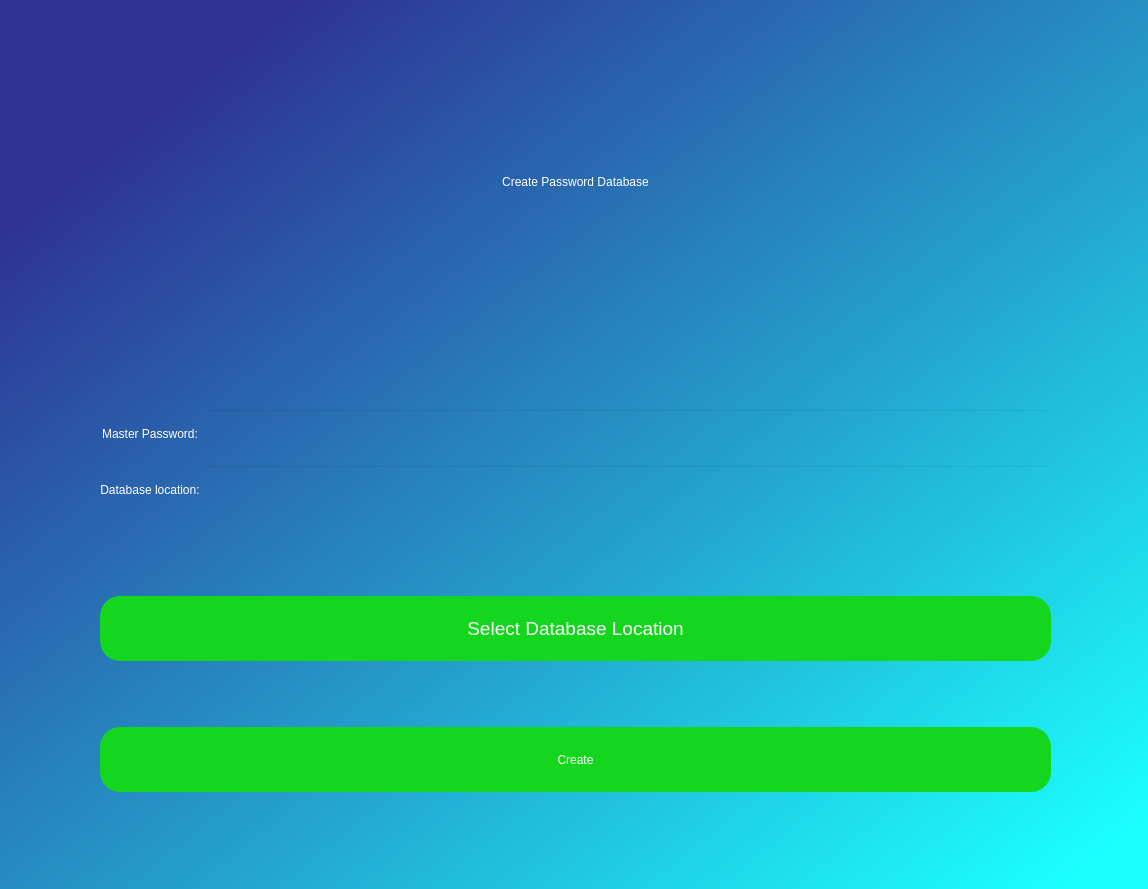
<?xml version="1.0" encoding="UTF-8"?>
<ui version="4.0">
 <class>Dialog</class>
 <widget class="QDialog" name="Dialog">
  <property name="geometry">
   <rect>
    <x>0</x>
    <y>0</y>
    <width>1148</width>
    <height>889</height>
   </rect>
  </property>
  <property name="windowTitle">
   <string>Dialog</string>
  </property>
  <widget class="QWidget" name="gridWidgetBackground" native="true">
   <property name="geometry">
    <rect>
     <x>0</x>
     <y>0</y>
     <width>1151</width>
     <height>892</height>
    </rect>
   </property>
   <property name="styleSheet">
    <string notr="true">QWidget#gridWidgetBackground{
background-color:qlineargradient(spread:pad, x1:0.118751, y1:0.131, x2:0.960452, y2:0.954, stop:0 rgba(46, 49, 146, 255), stop:1 rgba(27, 255, 255, 255))}</string>
   </property>
   <layout class="QGridLayout" name="gridLayout">
    <item row="0" column="1">
     <layout class="QVBoxLayout" name="verticalLayout">
      <item>
       <widget class="QLabel" name="labelCreatePasswordDatabase">
        <property name="styleSheet">
         <string notr="true">font: 36pt &quot;MS Shell Dlg 2&quot;;
color: rgb(255, 255, 255);</string>
        </property>
        <property name="text">
         <string>Create Password Database</string>
        </property>
        <property name="alignment">
         <set>Qt::AlignCenter</set>
        </property>
       </widget>
      </item>
      <item>
       <spacer name="verticalSpacer4">
        <property name="orientation">
         <enum>Qt::Vertical</enum>
        </property>
        <property name="sizeType">
         <enum>QSizePolicy::Fixed</enum>
        </property>
        <property name="sizeHint" stdset="0">
         <size>
          <width>20</width>
          <height>40</height>
         </size>
        </property>
       </spacer>
      </item>
      <item>
       <layout class="QGridLayout" name="gridLayout_2">
        <item row="0" column="0">
         <widget class="QLabel" name="labelMasterPassword">
          <property name="styleSheet">
           <string notr="true">font: 16pt &quot;MS Shell Dlg 2&quot;;color:rgb(255, 255, 255)</string>
          </property>
          <property name="text">
           <string>Master Password:</string>
          </property>
          <property name="alignment">
           <set>Qt::AlignCenter</set>
          </property>
         </widget>
        </item>
        <item row="1" column="0">
         <widget class="QLabel" name="labelPasswordDatabaseLocation">
          <property name="styleSheet">
           <string notr="true">font: 16pt &quot;MS Shell Dlg 2&quot;;color:rgb(255, 255, 255)</string>
          </property>
          <property name="text">
           <string>Database location:</string>
          </property>
          <property name="alignment">
           <set>Qt::AlignCenter</set>
          </property>
         </widget>
        </item>
        <item row="0" column="1">
         <widget class="QLineEdit" name="lineEditMasterPassword">
          <property name="minimumSize">
           <size>
            <width>0</width>
            <height>50</height>
           </size>
          </property>
          <property name="styleSheet">
           <string notr="true">background-color:rgba(0,0,0,0);
font: 12pt &quot;MS Shell Dlg 2&quot;;
color:rgb(255, 255, 255)</string>
          </property>
          <property name="placeholderText">
           <string/>
          </property>
         </widget>
        </item>
        <item row="1" column="1">
         <widget class="QLineEdit" name="lineEditPasswordDatabaseLocation">
          <property name="minimumSize">
           <size>
            <width>0</width>
            <height>50</height>
           </size>
          </property>
          <property name="styleSheet">
           <string notr="true">background-color:rgba(0,0,0,0);
font: 12pt &quot;MS Shell Dlg 2&quot;;
color:rgb(255, 255, 255)</string>
          </property>
          <property name="placeholderText">
           <string/>
          </property>
         </widget>
        </item>
       </layout>
      </item>
      <item>
       <spacer name="verticalSpacer3">
        <property name="orientation">
         <enum>Qt::Vertical</enum>
        </property>
        <property name="sizeType">
         <enum>QSizePolicy::Fixed</enum>
        </property>
        <property name="sizeHint" stdset="0">
         <size>
          <width>20</width>
          <height>75</height>
         </size>
        </property>
       </spacer>
      </item>
      <item>
       <widget class="QPushButton" name="pushButtonSelectPasswordDatabaseLocation">
        <property name="enabled">
         <bool>true</bool>
        </property>
        <property name="sizePolicy">
         <sizepolicy hsizetype="Minimum" vsizetype="Fixed">
          <horstretch>0</horstretch>
          <verstretch>0</verstretch>
         </sizepolicy>
        </property>
        <property name="minimumSize">
         <size>
          <width>0</width>
          <height>65</height>
         </size>
        </property>
        <property name="font">
         <font>
          <family>MS Shell Dlg 2</family>
          <pointsize>14</pointsize>
          <weight>50</weight>
          <italic>false</italic>
          <bold>false</bold>
         </font>
        </property>
        <property name="styleSheet">
         <string notr="true">color:rgb(255, 255, 255);
background-color:rgb(21, 214, 30);
font: 14pt &quot;MS Shell Dlg 2&quot;;
border-radius:20px;</string>
        </property>
        <property name="text">
         <string>Select Database Location</string>
        </property>
       </widget>
      </item>
      <item>
       <spacer name="verticalSpacer2">
        <property name="orientation">
         <enum>Qt::Vertical</enum>
        </property>
        <property name="sizeType">
         <enum>QSizePolicy::Fixed</enum>
        </property>
        <property name="sizeHint" stdset="0">
         <size>
          <width>20</width>
          <height>60</height>
         </size>
        </property>
       </spacer>
      </item>
      <item>
       <widget class="QPushButton" name="pushButtonCreate">
        <property name="enabled">
         <bool>true</bool>
        </property>
        <property name="sizePolicy">
         <sizepolicy hsizetype="Minimum" vsizetype="Fixed">
          <horstretch>0</horstretch>
          <verstretch>0</verstretch>
         </sizepolicy>
        </property>
        <property name="minimumSize">
         <size>
          <width>0</width>
          <height>65</height>
         </size>
        </property>
        <property name="styleSheet">
         <string notr="true">color:rgb(255, 255, 255);
background-color:rgb(21, 214, 30);
font: 14pt &quot;MS Shell Dlg 2&quot;;
border-radius:20px;</string>
        </property>
        <property name="text">
         <string>Create</string>
        </property>
       </widget>
      </item>
      <item>
       <spacer name="verticalSpacer">
        <property name="orientation">
         <enum>Qt::Vertical</enum>
        </property>
        <property name="sizeType">
         <enum>QSizePolicy::Fixed</enum>
        </property>
        <property name="sizeHint" stdset="0">
         <size>
          <width>20</width>
          <height>100</height>
         </size>
        </property>
       </spacer>
      </item>
     </layout>
    </item>
    <item row="0" column="0">
     <spacer name="horizontalSpacerLeft">
      <property name="orientation">
       <enum>Qt::Horizontal</enum>
      </property>
      <property name="sizeType">
       <enum>QSizePolicy::Fixed</enum>
      </property>
      <property name="sizeHint" stdset="0">
       <size>
        <width>100</width>
        <height>1</height>
       </size>
      </property>
     </spacer>
    </item>
    <item row="0" column="2">
     <spacer name="horizontalSpacerRight">
      <property name="orientation">
       <enum>Qt::Horizontal</enum>
      </property>
      <property name="sizeType">
       <enum>QSizePolicy::Fixed</enum>
      </property>
      <property name="sizeHint" stdset="0">
       <size>
        <width>100</width>
        <height>1</height>
       </size>
      </property>
     </spacer>
    </item>
   </layout>
  </widget>
 </widget>
 <resources/>
 <connections/>
</ui>
